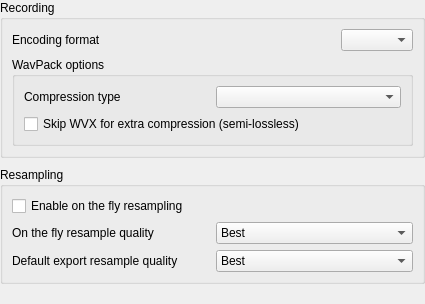
<ui version="4.0" >
 <class>RecordingConfigPage</class>
 <widget class="QWidget" name="RecordingConfigPage" >
  <property name="geometry" >
   <rect>
    <x>0</x>
    <y>0</y>
    <width>425</width>
    <height>304</height>
   </rect>
  </property>
  <property name="sizePolicy" >
   <sizepolicy>
    <hsizetype>5</hsizetype>
    <vsizetype>5</vsizetype>
    <horstretch>0</horstretch>
    <verstretch>1</verstretch>
   </sizepolicy>
  </property>
  <property name="windowTitle" >
   <string>Form</string>
  </property>
  <layout class="QVBoxLayout" >
   <property name="margin" >
    <number>0</number>
   </property>
   <property name="spacing" >
    <number>9</number>
   </property>
   <item>
    <widget class="QGroupBox" name="groupBox" >
     <property name="title" >
      <string>Recording</string>
     </property>
     <layout class="QVBoxLayout" >
      <property name="margin" >
       <number>9</number>
      </property>
      <property name="spacing" >
       <number>6</number>
      </property>
      <item>
       <layout class="QHBoxLayout" >
        <property name="margin" >
         <number>0</number>
        </property>
        <property name="spacing" >
         <number>6</number>
        </property>
        <item>
         <widget class="QLabel" name="label" >
          <property name="toolTip" >
           <string>&lt;html>&lt;head>&lt;meta name="qrichtext" content="1" />&lt;style type="text/css">
p, li { white-space: pre-wrap; }
&lt;/style>&lt;/head>&lt;body style=" font-family:'Sans Serif'; font-size:9pt; font-weight:400; font-style:normal; text-decoration:none;">
&lt;p style=" margin-top:0px; margin-bottom:0px; margin-left:0px; margin-right:0px; -qt-block-indent:0; text-indent:0px;">&lt;span style=" font-weight:600;">WAV&lt;/span> : A format without compression. Uses more hard disk space then compressed encoding formats, but needs very little cpu.&lt;/p>
&lt;p style="-qt-paragraph-type:empty; margin-top:0px; margin-bottom:0px; margin-left:0px; margin-right:0px; -qt-block-indent:0; text-indent:0px;">&lt;/p>
&lt;p style=" margin-top:0px; margin-bottom:0px; margin-left:0px; margin-right:0px; -qt-block-indent:0; text-indent:0px;">Limits : ~ 1.7 hours of recording time @ Stereo - 44.1 KHz&lt;/p>
&lt;p style="-qt-paragraph-type:empty; margin-top:0px; margin-bottom:0px; margin-left:0px; margin-right:0px; -qt-block-indent:0; text-indent:0px;">&lt;/p>
&lt;p style="-qt-paragraph-type:empty; margin-top:0px; margin-bottom:0px; margin-left:0px; margin-right:0px; -qt-block-indent:0; text-indent:0px;">&lt;/p>
&lt;p style=" margin-top:0px; margin-bottom:0px; margin-left:0px; margin-right:0px; -qt-block-indent:0; text-indent:0px;">&lt;span style=" font-weight:600;">WavPack&lt;/span> : A format with compression, up to 2 times smaller compared to WAV, and no quality loss. Uses significantly more cpu then WAV, but with modern (year 2005 and above) cpu's this shouldn't be a problem.&lt;/p>
&lt;p style="-qt-paragraph-type:empty; margin-top:0px; margin-bottom:0px; margin-left:0px; margin-right:0px; -qt-block-indent:0; text-indent:0px;">&lt;/p>
&lt;p style=" margin-top:0px; margin-bottom:0px; margin-left:0px; margin-right:0px; -qt-block-indent:0; text-indent:0px;">Using this format stresses the hard disk much less, increasing hard disk live, and less chance of saturating the hard disk bandwidth.&lt;/p>
&lt;p style="-qt-paragraph-type:empty; margin-top:0px; margin-bottom:0px; margin-left:0px; margin-right:0px; -qt-block-indent:0; text-indent:0px;">&lt;/p>
&lt;p style=" margin-top:0px; margin-bottom:0px; margin-left:0px; margin-right:0px; -qt-block-indent:0; text-indent:0px;">Limits : ~ 5 hours recording time @ Stereo - 44.1 KHz&lt;/p>
&lt;p style="-qt-paragraph-type:empty; margin-top:0px; margin-bottom:0px; margin-left:0px; margin-right:0px; -qt-block-indent:0; text-indent:0px;">&lt;/p>
&lt;p style="-qt-paragraph-type:empty; margin-top:0px; margin-bottom:0px; margin-left:0px; margin-right:0px; -qt-block-indent:0; text-indent:0px;">&lt;/p>
&lt;p style=" margin-top:0px; margin-bottom:0px; margin-left:0px; margin-right:0px; -qt-block-indent:0; text-indent:0px;">&lt;span style=" font-weight:600;">WAV64&lt;/span> : WAV format with 64 bit header, support by other programs is currently limited.&lt;/p>
&lt;p style="-qt-paragraph-type:empty; margin-top:0px; margin-bottom:0px; margin-left:0px; margin-right:0px; -qt-block-indent:0; text-indent:0px;">&lt;/p>
&lt;p style=" margin-top:0px; margin-bottom:0px; margin-left:0px; margin-right:0px; -qt-block-indent:0; text-indent:0px;">Limits : None, thousands of hours of recording time, supposed that your hard disk can hold it.&lt;/p>&lt;/body>&lt;/html></string>
          </property>
          <property name="text" >
           <string>Encoding format</string>
          </property>
         </widget>
        </item>
        <item>
         <spacer>
          <property name="orientation" >
           <enum>Qt::Horizontal</enum>
          </property>
          <property name="sizeHint" >
           <size>
            <width>40</width>
            <height>20</height>
           </size>
          </property>
         </spacer>
        </item>
        <item>
         <widget class="QComboBox" name="encodingComboBox" />
        </item>
       </layout>
      </item>
      <item>
       <widget class="QGroupBox" name="wacpackGroupBox" >
        <property name="title" >
         <string>WavPack options</string>
        </property>
        <layout class="QVBoxLayout" >
         <property name="margin" >
          <number>9</number>
         </property>
         <property name="spacing" >
          <number>6</number>
         </property>
         <item>
          <layout class="QHBoxLayout" >
           <property name="margin" >
            <number>0</number>
           </property>
           <property name="spacing" >
            <number>6</number>
           </property>
           <item>
            <widget class="QLabel" name="label_4" >
             <property name="text" >
              <string>Compression type</string>
             </property>
            </widget>
           </item>
           <item>
            <widget class="QComboBox" name="wavpackCompressionComboBox" />
           </item>
          </layout>
         </item>
         <item>
          <widget class="QCheckBox" name="wavpackUseAlmostLosslessCheckBox" >
           <property name="toolTip" >
            <string>&lt;html>&lt;head>&lt;meta name="qrichtext" content="1" />&lt;style type="text/css">
p, li { white-space: pre-wrap; }
&lt;/style>&lt;/head>&lt;body style=" font-family:'Sans Serif'; font-size:9pt; font-weight:400; font-style:normal; text-decoration:none;">
&lt;p style=" margin-top:0px; margin-bottom:0px; margin-left:0px; margin-right:0px; -qt-block-indent:0; text-indent:0px;">This option reduces the storage of some floating-point data files by up to about 10% by eliminating some information that has virtually no effect on the audio data. &lt;/p>
&lt;p style="-qt-paragraph-type:empty; margin-top:0px; margin-bottom:0px; margin-left:0px; margin-right:0px; -qt-block-indent:0; text-indent:0px;">&lt;/p>
&lt;p style=" margin-top:0px; margin-bottom:0px; margin-left:0px; margin-right:0px; -qt-block-indent:0; text-indent:0px;">While this does technically make the compression lossy, it retains all the advantages of floating point data (&amp;gt;600 dB of dynamic range, no clipping, and 25 bits of resolution). &lt;/p>
&lt;p style="-qt-paragraph-type:empty; margin-top:0px; margin-bottom:0px; margin-left:0px; margin-right:0px; -qt-block-indent:0; text-indent:0px;">&lt;/p>
&lt;p style=" margin-top:0px; margin-bottom:0px; margin-left:0px; margin-right:0px; -qt-block-indent:0; text-indent:0px;">This also affects large integer compression by limiting the resolution to 24 bits.&lt;/p>&lt;/body>&lt;/html></string>
           </property>
           <property name="text" >
            <string>Skip WVX for extra compression (semi-lossless)</string>
           </property>
          </widget>
         </item>
        </layout>
       </widget>
      </item>
     </layout>
    </widget>
   </item>
   <item>
    <widget class="QGroupBox" name="groupBox_2" >
     <property name="title" >
      <string>Resampling</string>
     </property>
     <layout class="QVBoxLayout" >
      <property name="margin" >
       <number>9</number>
      </property>
      <property name="spacing" >
       <number>6</number>
      </property>
      <item>
       <widget class="QCheckBox" name="useResamplingCheckBox" >
        <property name="text" >
         <string>Enable on the fly resampling</string>
        </property>
       </widget>
      </item>
      <item>
       <layout class="QHBoxLayout" >
        <property name="margin" >
         <number>0</number>
        </property>
        <property name="spacing" >
         <number>6</number>
        </property>
        <item>
         <layout class="QVBoxLayout" >
          <property name="margin" >
           <number>0</number>
          </property>
          <property name="spacing" >
           <number>6</number>
          </property>
          <item>
           <widget class="QLabel" name="label_3" >
            <property name="text" >
             <string>On the fly resample quality</string>
            </property>
           </widget>
          </item>
          <item>
           <widget class="QLabel" name="label_2" >
            <property name="text" >
             <string>Default export resample quality</string>
            </property>
           </widget>
          </item>
         </layout>
        </item>
        <item>
         <layout class="QVBoxLayout" >
          <property name="margin" >
           <number>0</number>
          </property>
          <property name="spacing" >
           <number>6</number>
          </property>
          <item>
           <widget class="QComboBox" name="ontheflyResampleComboBox" >
            <item>
             <property name="text" >
              <string>Best</string>
             </property>
            </item>
            <item>
             <property name="text" >
              <string>High</string>
             </property>
            </item>
            <item>
             <property name="text" >
              <string>Medium</string>
             </property>
            </item>
            <item>
             <property name="text" >
              <string>Fast</string>
             </property>
            </item>
           </widget>
          </item>
          <item>
           <widget class="QComboBox" name="exportDefaultResampleQualityComboBox" >
            <item>
             <property name="text" >
              <string>Best</string>
             </property>
            </item>
            <item>
             <property name="text" >
              <string>High</string>
             </property>
            </item>
            <item>
             <property name="text" >
              <string>Medium</string>
             </property>
            </item>
            <item>
             <property name="text" >
              <string>Fast</string>
             </property>
            </item>
           </widget>
          </item>
         </layout>
        </item>
       </layout>
      </item>
     </layout>
    </widget>
   </item>
   <item>
    <spacer>
     <property name="orientation" >
      <enum>Qt::Vertical</enum>
     </property>
     <property name="sizeHint" >
      <size>
       <width>20</width>
       <height>16</height>
      </size>
     </property>
    </spacer>
   </item>
  </layout>
 </widget>
 <resources/>
 <connections/>
</ui>
